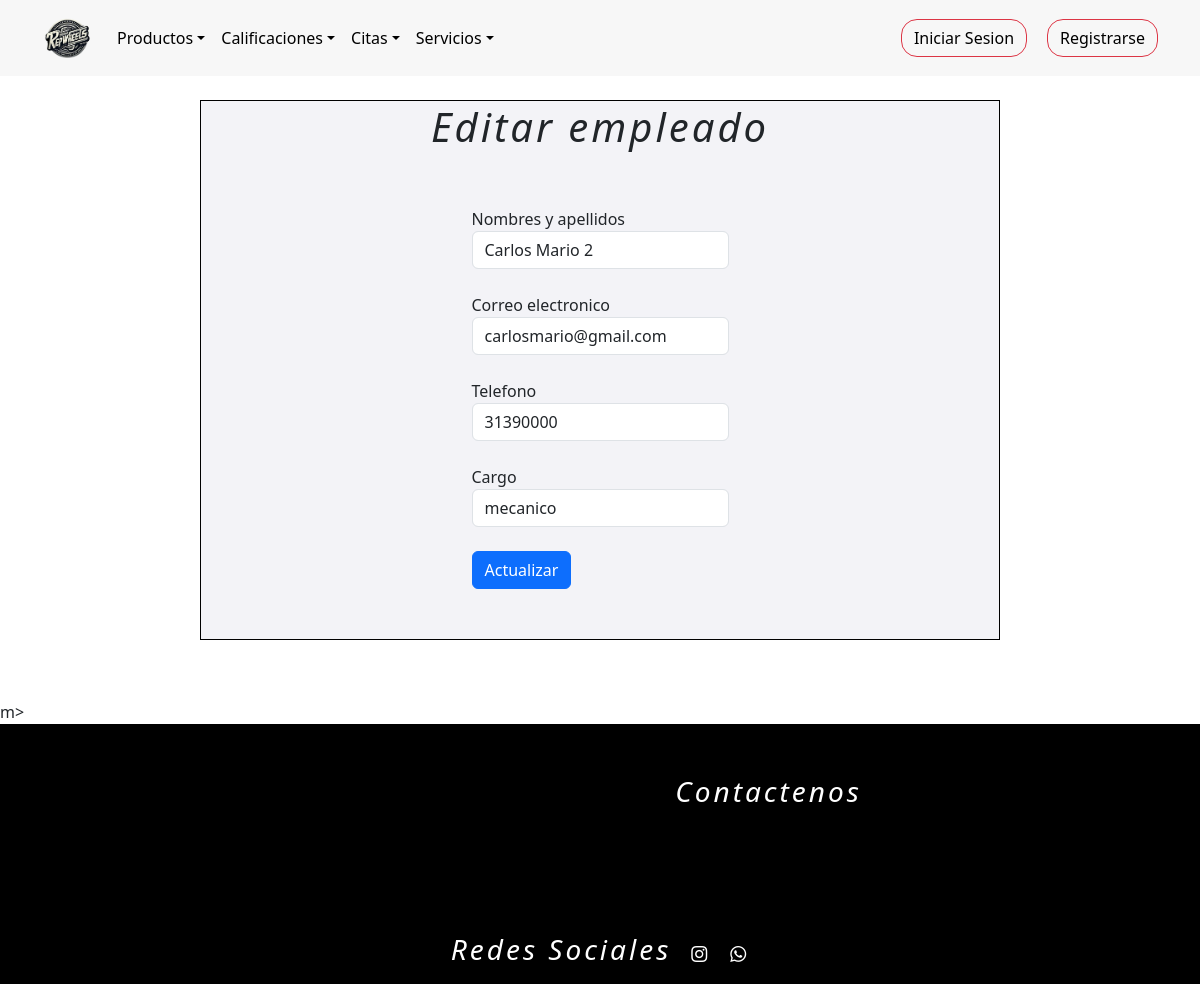
Page /empleados_formulario_editar/5 on the earlier database version.
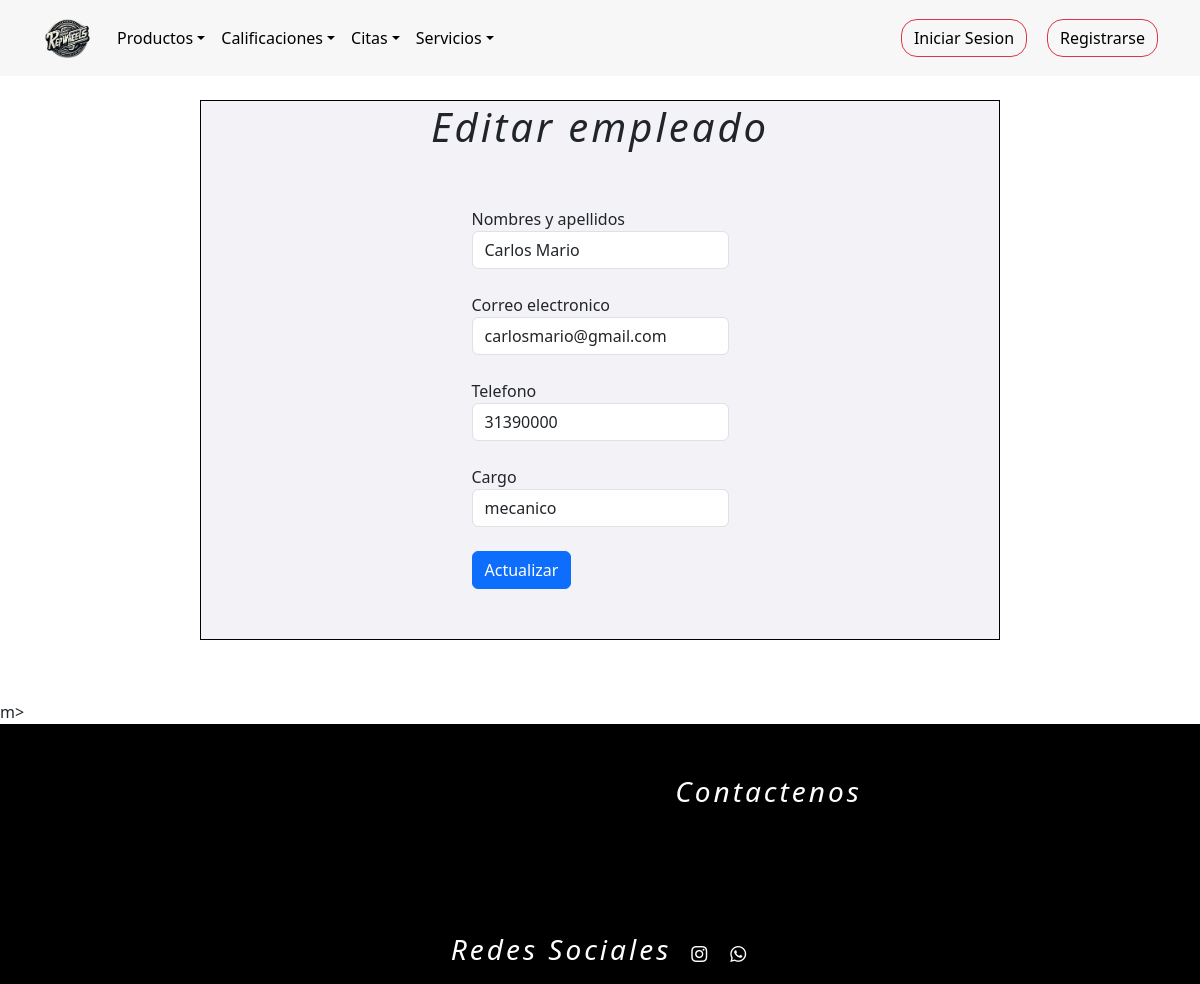
Same page on the later database version.
### tienda/models.py (models this page shows, shortened)
class Usuarios(AbstractUser):
    username = None
    nombre = models.CharField(max_length=254)
    email = models.EmailField(max_length=254, unique=True,blank=False,null=True)
    password = models.CharField(max_length=254,blank=False,null=True)
    foto = models.ImageField(upload_to="tienda/media/", default="tienda/media/user.png")
    token_recuperar = models.CharField(max_length=254,blank=False,null=False,default=0)
    telefono=models.IntegerField(null=False,blank=True,default='0')
    cargo = models.CharField(max_length=254,null=False)
    direccion=models.CharField(max_length=254)
    cedula=models.IntegerField(blank=True,null=False,default='0')
    ROLES = (
        (1,"administrador"),
        (2,"proveedor"),
        (3,"empleado"),
        (4,"cliente"),
    )
    rol=models.IntegerField(choices=ROLES,default=4)
    n = models.IntegerField(blank=True,null=False,default=0)
    USERNAME_FIELD = "email"
    REQUIRED_FIELDS = ["nombre"]
    objects = CustomUserManager()

### tienda/views.py (the view)
# urls.py: path("empleados_formulario_editar/<int:id>", views.empleados_formulario_editar, name="empleados_formulario_editar"),
def empleados_formulario_editar(request, id):
	q = Usuarios.objects.get(pk=id)
	c = Usuarios.objects.filter(rol=3)
	contexto = {"data": q, "empleado": c}
	return render(request, "tienda/empleados/editarempleados.html", contexto)

### tienda/templates/tienda/empleados/editarempleados.html (shortened to what this page needs)
{% extends 'tienda/base2.html' %}
{% load static %}
{% block contenedor %}
<main>
    <form class="form1" action="{% url 'empleado_actualizar' %}" method="post" enctype="multipart/form-data">
        <h1 style="text-align: center;">Editar empleado</h1>
        <div class="form-row p-5">
          <div class="form-group col-md-12">
            <label for="inputPassword4">Nombres y apellidos</label>
            <input type="Text" class="form-control" id="NombreC" name="nombre" placeholder="Nombre completo" value="{{ data.nombre }}">
          </div>
          <br>
          <div class="form-group col-md-12">
            <label for="inputAddress2">Correo electronico</label>
            <input type="text" class="form-control" id="inputAddress2" name="correo" placeholder="Correo" value="{{ data.email }}">
          </div><br>
          <div class="form-group col-md-12">
            <label for="inputAddress2">Telefono</label>
            <input type="Text" class="form-control" id="inputAddress2" name="telefono" placeholder="Telefono" value="{{ data.telefono }}">
          </div>
          <br>
          <div class="form-group col-md-12">
            <label for="inputAddress2">Cargo</label>
            <input type="Text" class="form-control" id="inputAddress2" name="cargo" placeholder="cargo" value="{{ data.cargo }}">
          </div><br>
          <button type="submit" class="btn btn-primary">Actualizar</button>
        </div>
      </form>
</main>m>
{% endblock %}

Differences in the rows shown:
changed Usuarios "carlosmario@gmail.com": nombre "Carlos Mario 2" → "Carlos Mario"
